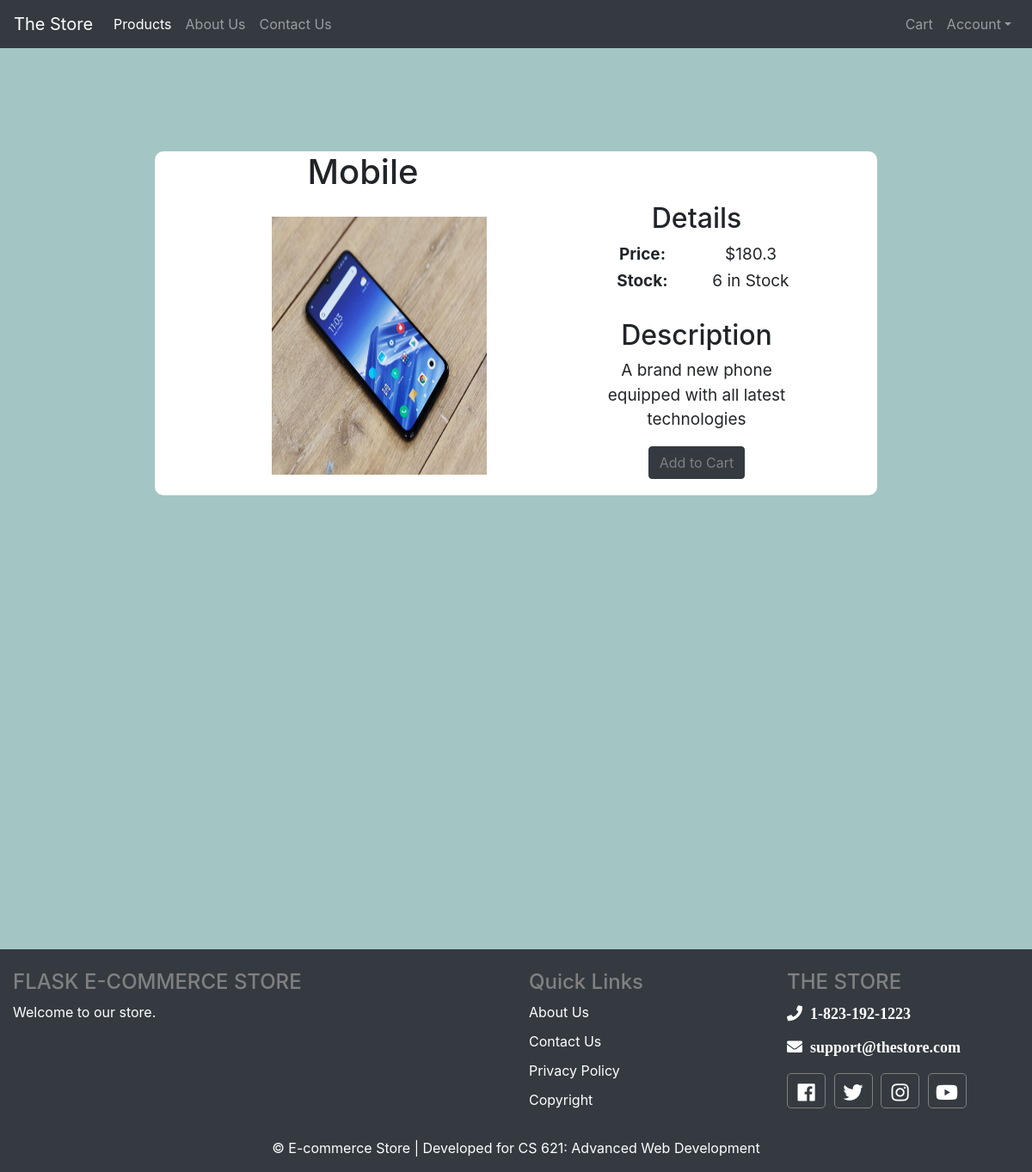
The page /productDescription?productId=3 on the database its author committed.
### routes.py (models this page shows, shortened)
class Products(db.Model):
    __tablename__ = 'products'
    __table_args__ = {'extend_existing': True}
    product_id = db.Column(db.Integer, primary_key=True)
    name = db.Column(db.String(30))
    price = db.Column(db.Float)
    description = db.Column(db.String(250))
    image = db.Column(db.String())
    stock = db.Column(db.Integer)

### routes.py (the view)
@ecomm.route('/productDescription')
def productDescription():
    productId = request.args.get('productId')
    productData = Products.query.filter_by(product_id=productId).first()
    return render_template("productDescription.html", data=productData, leftNav=leftNav_items(), rightNav=rightNav_items())

### routes.py (called while the page is built)
def leftNav_items():
    return [('/products', 'Products'), ('/about', 'About Us'), ('/contact', 'Contact Us')]

def rightNav_items():
    return [('/cart', 'Cart'), ('/account', 'Account')]

### templates/productDescription.html
{% extends "base.html" %}
{% set active_page = "Products" %}
{% block content %}
<div id="display">
	<div class="leftProduct">
		<div id="productName">
			<h1>{{data.name}}</h1>
		</div>
		<div>
			<img src={{url_for('static', filename='uploads/'+data.image) }} id="productImage" height="120" width="90"/>
		</div>
	</div>
	<div id="productDescription">
		<h2>Details</h2>
		<table id="descriptionTable">
			<tr>
				<td><b>Price:</b></td>
				<td>${{data.price}}</td>
			</tr>
			<tr>
				<td><b>Stock:</b></td>
				<td>{{data.stock}} in Stock</td>
			</tr>
		</table>
		<br>
		<h2>Description</h2>
		<p>{{data.description}}</p>
		<div id="addToCart">
			<button class="btn btn-dark" type="button" name="button">
				<a href="/addToCart?productId={{request.args.get('productId')}}">Add to Cart</a>
			</button>
		</div>
	</div>
</div>
{% endblock %}

### static/style.css (style rules this page uses)
#display { margin-top: 20px; margin-left: 20px; margin-right: 20px; margin-bottom: 20px; }
#productImage { height: 122px; width: 92px; margin-left: 20px; margin-right: 20px; margin-top: 20px; margin-bottom: 20px; display: inline-block; float: left; }
#productDescription { margin-left: 20px; margin-right: 20px; margin-top: 20px; margin-bottom: 20px; display: inline-block; font-size: 19px; }
#descriptionTable td { width: 150px; }
body { min-height: 100vh; position: relative; margin: 0; background: #A3C6C4; }
#display { background: white; width: 70%; height: 400px; margin-left: 15%; margin-top: 10%; border-radius: 10px; text-align: center; }
#display img { width: 250px; height: 300px; }
.leftProduct { width: 30%; margin-left: 0; display: inline-block; }
#display #productDescription { width: 30%; float: right; margin-right: 10%; margin-top: 7%; display: inline-block; }
#display a { color: gray; text-decoration: none; }

### rows shown on the page
Products: name "Mobile", image (picture), price "180.3", stock "6", description "A brand new phone equipped with all latest technologies"

### other values the page prints
{{ navTitle }} "Products"
{{ navTitle }} "About Us" "Contact Us"
{{ rightNav[0][1] }} "Cart"
{{ rightNav[1][1] }} "Account"
